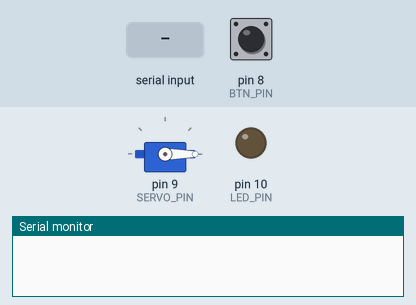
Simulated run of this sketch. Board: Arduino Uno, built with avr-gcc and run on an emulated ATmega328P. Shown: servo, output pins drawn as LEDs (lit = HIGH), the last lines printed to the serial monitor. The inputs (shaded band) are chosen by the test bench; at power-on: pin 8 (BTN_PIN) HIGH.

Above: at 1.2 s.
1.3 s: pin 8 (BTN_PIN) pulled LOW for 0.15 s
At 1.54 s:
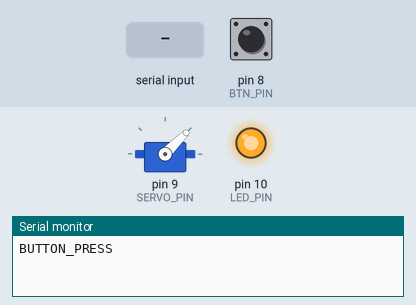
4.3 s: pin 8 (BTN_PIN) pulled LOW for 1 s
At 4.8 s:
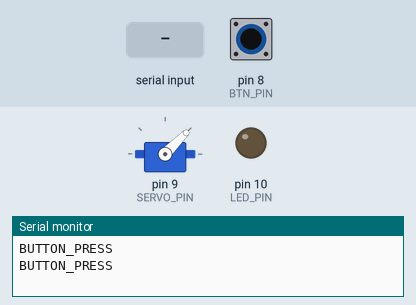
6.8 s: "1" received over Serial
At 7.05 s:
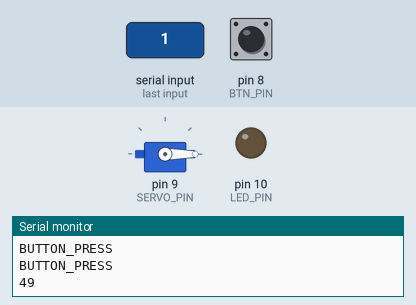
9.8 s: "0" received over Serial
At 10.2 s:
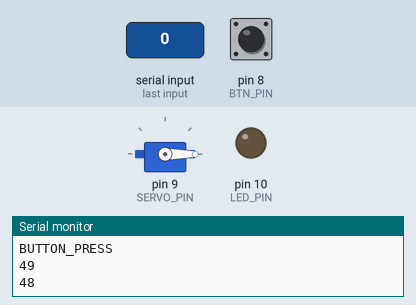
11.3 s: pin 8 (BTN_PIN) pulled LOW for 3.2 s
At 12.04 s:
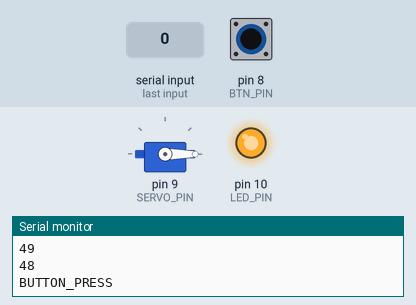
Timing chart, 0 to 17.0 s (numbered marks = the images above; inputs shaded):
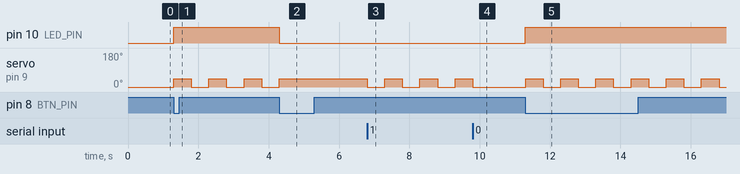

Measured:
- after the input at 1.3 s, pin 10 (LED_PIN): LOW → HIGH at once; servo on pin 9 (SERVO_PIN): alternates 45° for 0.50 s and 0° for 0.50 s, starting at once
- after the input at 4.3 s, pin 10 (LED_PIN): HIGH → LOW at once; servo on pin 9 (SERVO_PIN): goes on until 4.3 s, then stays 45°
- after the input at 6.8 s, servo on pin 9 (SERVO_PIN): alternates 45° for 0.50 s and 0° for 0.50 s, starting at once
- after the input at 9.8 s, servo on pin 9 (SERVO_PIN): goes on until 9.8 s, then stays 0°
- after the input at 11.3 s, pin 10 (LED_PIN): LOW → HIGH at once; servo on pin 9 (SERVO_PIN): alternates 45° for 0.50 s and 0° for 0.50 s, starting at once

The sketch:

arduino_script.ino
```cpp
#include <Servo.h>

// object setup
Servo myServo;
int incoming = 0;


// pin setup
const int BTN_PIN = 8;
const int SERVO_PIN = 9;
const int LED_PIN = 10;


// button shit
const int LATENCY = 50;
int STATE = 0;
int PREV_BUTTON_STATE = LOW;
int BUTTON_STATE;
unsigned long last_changed = 0;

// servo shit
int servoAngle = 0;
int servoAngleInc = 45;
int servoDirection = 0;
const unsigned long servoInterval = 500; // Servo update interval in milliseconds
unsigned long lastServoMoveTime = 0;


// LED shit
int nxtLEDState = HIGH;

void setup() {
  myServo.attach(SERVO_PIN);
  myServo.write(servoAngle);
  Serial.begin(9600);
  pinMode(LED_PIN, OUTPUT);
  pinMode(BTN_PIN, INPUT_PULLUP);
}

void toggleLED() {
  digitalWrite(LED_PIN, nxtLEDState);
  if(nxtLEDState == HIGH) {
    nxtLEDState = LOW;
  } else {
    nxtLEDState = HIGH;
  }
}

void run_servo() {
  // Check if it's time to move the servo
  unsigned long currentTime = millis();
  if (currentTime - lastServoMoveTime >= servoInterval) {
    lastServoMoveTime = currentTime;

    // Update servo direction if at limits
    if (servoAngle >= 45) {
      servoDirection = 1;
    } else if (servoAngle <= 0) {
      servoDirection = 0;
    }

    // Change the angle based on direction
    if (servoDirection == 0) {
      servoAngle += servoAngleInc;
    } else {
      servoAngle -= servoAngleInc;
    }
    myServo.write(servoAngle); // Move the servo to the new angle
  }
}

void read() {
  incoming = Serial.read();
  if (incoming != -1) Serial.println(incoming);
  if (incoming == '1') {
    STATE = 1;
  } else if (incoming == '0') {
    STATE = 0;
  }
}


void button_handler() {
  BUTTON_STATE = digitalRead(BTN_PIN);

  // check if the button state has changed
  if (BUTTON_STATE != PREV_BUTTON_STATE && millis() - last_changed > LATENCY) {
    last_changed = millis();

    if (BUTTON_STATE == LOW) {
      Serial.println("BUTTON_PRESS");
      toggleLED();
      STATE ^= 1;
    }
  }

  PREV_BUTTON_STATE = BUTTON_STATE;
}

void loop() {
  button_handler();
  read();
  if (STATE) {
    run_servo();
  }

}
```
